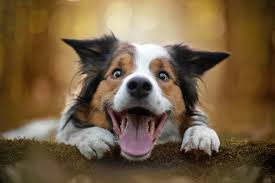
//> input picture 5_playing_with_image_arrays/assets/dog.jpeg, 275 x 183 px
$ ./image_cropping   (built with g++ and OpenCV 4)
//> lines starting //> are read from the running program, lines starting //| are printed output that depends on the picture
#include <iostream>
#include <opencv2/highgui.hpp>
#include <opencv2/imgcodecs.hpp>
#include <opencv2/imgproc.hpp>

using namespace std;
using namespace cv;

int main(){
    //reading an image and converting to cv::Mat format
    Mat img = imread("../assets/dog.jpeg");
//> img is the input picture: 183 rows x 275 cols, CV_8UC3; mean B, G, R 65.6, 94.4, 116.1
    Mat img2, img4;

    //obtaining the dimensions of the image
    int width = img.size().width;
//> width = 275
    int height = img.size().height;
//> height = 183
    cout << "Width of the image: " << width << endl;
//| Width of the image: 275
    cout << "Height of the image: " << height << endl;
//| Height of the image: 183

    //image compression
    //resizing an image-this essentially removes every alternate pixel rows
    resize(img, img4, Size(width/2, height/2));
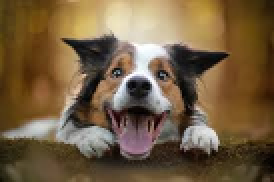
//> img4: 91 rows x 137 cols, CV_8UC3 (shown 2 times larger); mean B, G, R 65.4, 94.3, 116

    //cropping an image
    img(Rect(0, 0, 150, 150)).copyTo(img2);
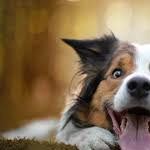
//> img2: 150 rows x 150 cols, CV_8UC3; mean B, G, R 77.8, 106.8, 128.6

    //displaying the images
    imshow("window", img);
    imshow("resized image", img4);
    imshow("cropped image", img2);
    waitKey(0);

    return 0;
}
